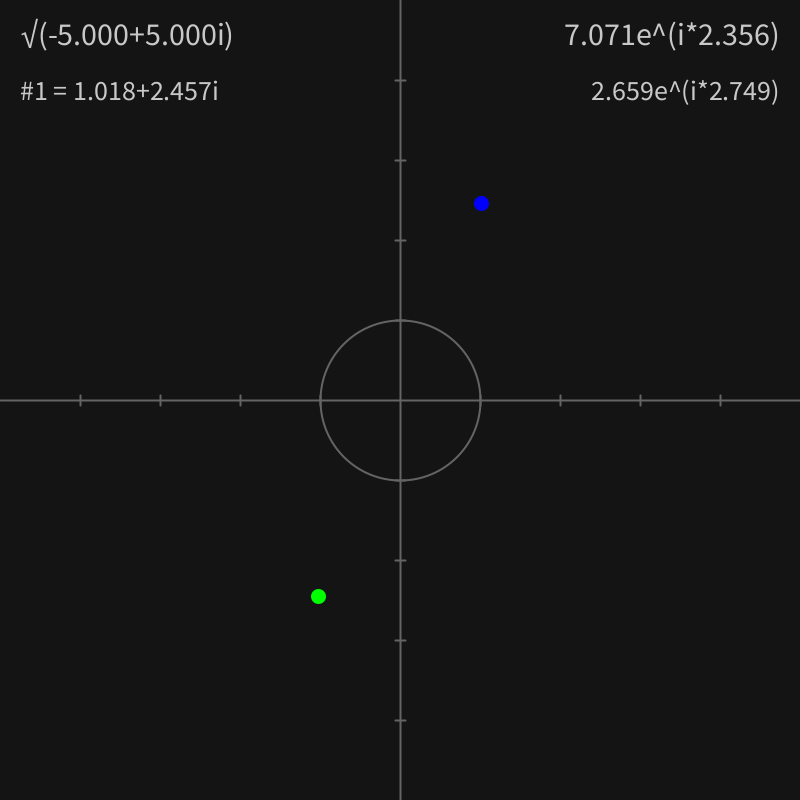
Frame 1 (no input)
Frame 60 (the mouse pressed at the canvas centre just before this capture): identical to frame 1, image omitted
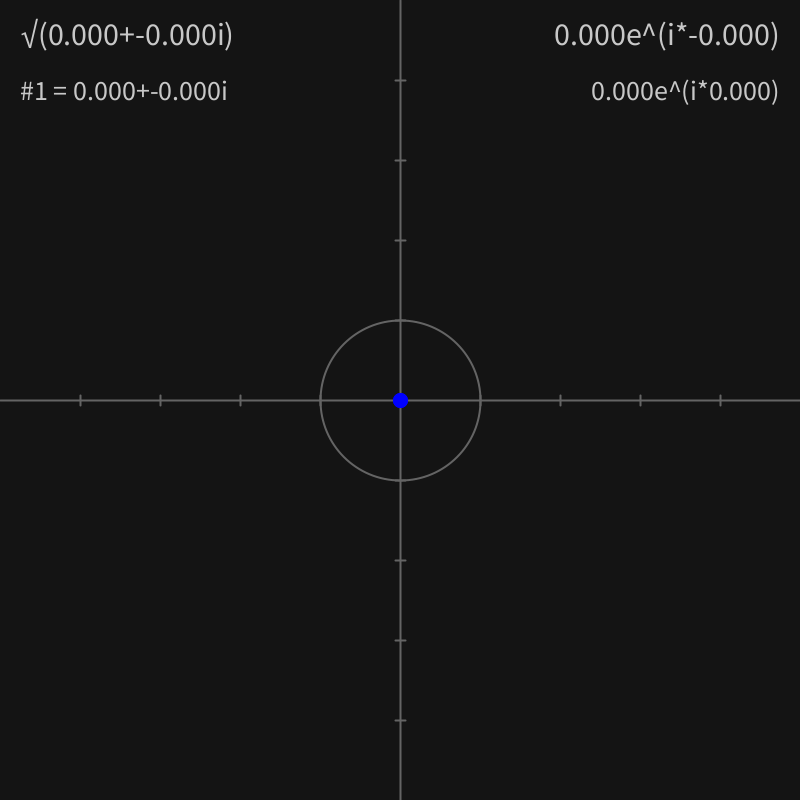
Frame 120 (the mouse held since frame 60 and released just before this capture)

The Processing sketch that drew these frames (run headless with seeded random() and noise(); from frame 60 on, the mouse is pressed at the canvas centre):

// Processing sketch: complexRoots
// ── complexRoots.pde
int unit, n, disp;
PVector z;
ArrayList<PVector> w;

void setup() {
  size(800,800);
  if (width < height) unit = (int)width/10;
  else unit = (int)height/10;
  z = new PVector(0,0);
  w = new ArrayList<PVector>();
  n = 2;
  disp = 1;
}

void draw() {
  translate(width/2, height/2);
  background(20);
  stroke(100);
  strokeWeight(2);
  line(-width/2,0,width/2,0);
  line(0,-height/2,0,height/2);
  noFill();
  ellipse(0,0, 2*unit,2*unit);
  for(int i = 1; i < (width/2.0)/unit; i++) {
    line(i*unit,-5,i*unit,5);
    line(-i*unit,-5,-i*unit,5);
  }
  for(int i = 1; i < (height/2.0)/unit; i++) {
    line(-5,i*unit,5,i*unit);
    line(-5,-i*unit,5,-i*unit);
  }
  z.set(mouseX-width/2, mouseY-height/2);
  float r = sqrt(sq(z.x/unit)+sq(-z.y/unit));
  float theta = atan2(-z.y,z.x);
  float _x = pow(r,1.0/n)*cos(theta/n);
  float _y = pow(r,1.0/n)*sin(theta/n);
  w.add(new PVector(_x,_y));
  for (int i = 2; i <= n; i++) {
    float tx = _x;
    _x = _x*cos(TWO_PI/n)-_y*sin(TWO_PI/n);
    _y = tx*sin(TWO_PI/n)+_y*cos(TWO_PI/n);
    w.add(new PVector(_x,_y));
  }
  strokeWeight(15);
  for (PVector v : w) {
    if (w.indexOf(v) == disp-1) stroke(0,0,255);
    else stroke(0,255,0);
    point(v.x*unit,-v.y*unit);
  }
  pushMatrix();
  resetMatrix();
  fill(200);
  textSize(20);
  textAlign(RIGHT);
  if (n > 2) text(nf(n,1,0),30,30);
  textSize(32);
  textAlign(LEFT);
  text("√("+nf(z.x/unit,1,3)+nfp(-z.y/unit,1,3)+"i)", 20,45);
  textAlign(RIGHT);
  text(nf(r,1,3)+"e^(i*"+nf(theta,1,3)+")", width-20,45);
  if (disp != 0) {
    textSize(28);
    text(nf(w.get(disp-1).mag(),1,3)+"e^(i*"+nf(atan2(w.get(disp-1).x,-w.get(disp-1).y),1,3)+")",width-20,100);
    textAlign(LEFT);
    text("#"+nf(disp)+" = "+nf(w.get(disp-1).x,1,3)+nfp(w.get(disp-1).y,1,3)+"i", 20,100);
  }
  popMatrix();
  w.clear();
}

void keyPressed() {
  if (key == 'r') {
    n = 2;
    disp = 1;
  }
  else if (key == 'd') n ++;
  else if (key == 's' && n > 2) {
    n--;
    if (disp > n) disp = n;
  }
  else if (key == 'f') {
    if (disp >= n) disp = 0;
    else disp++;
  }
  else if (key == 'a') {
    if (disp <= 0) disp = n;
    else disp--;
  }
}

void mouseWheel(MouseEvent event) {
  if (unit - 5*event.getCount() > 0) {
    unit -= 5*event.getCount();
  }
}
